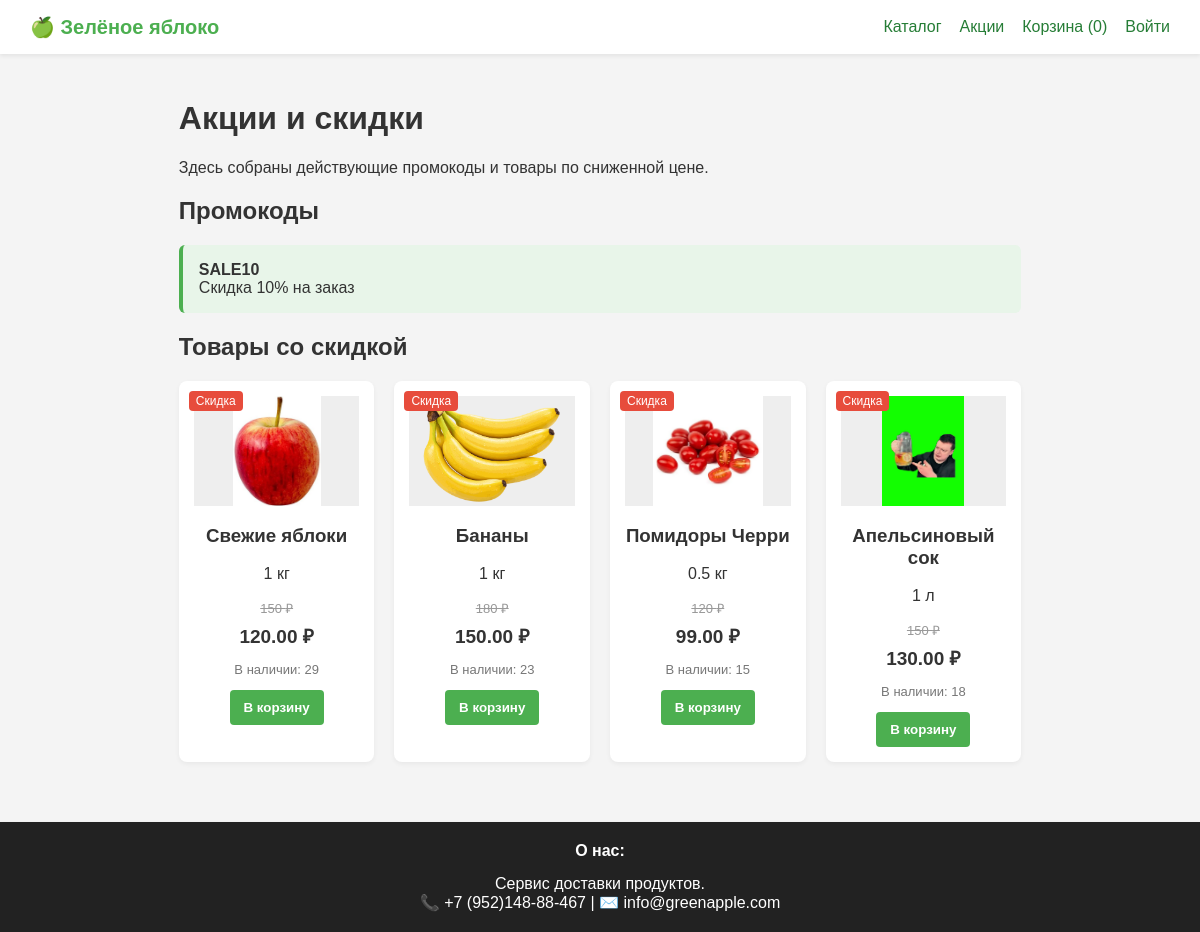
The app's page /sales with its own data.
### database.py (models this page shows)
class PromoCode(Base):
    __tablename__ = "promo_codes"
    id = Column(Integer, primary_key=True)
    code = Column(String(50), unique=True, nullable=False)
    discount_percent = Column(Integer, default=0)
    is_active = Column(Boolean, default=True)
    start_date = Column(DateTime)
    end_date = Column(DateTime)

class Product(Base):
    __tablename__ = "products"
    id = Column(Integer, primary_key=True)
    category_id = Column(Integer, ForeignKey("categories.id"))
    name = Column(String(150), nullable=False)
    description = Column(Text)
    price = Column(Float, nullable=False)
    old_price = Column(Float)
    weight = Column(String(50))
    image = Column(String(255))
    stock = Column(Integer, default=0)
    is_active = Column(Boolean, default=True)

### main.py (the view)
@app.get("/sales", response_class=HTMLResponse)
def sales_page(request: Request):
    db = SessionLocal()
    try:
        user = get_current_user(request, db)
        rows = cart_rows(request, db, user)
        promos = db.query(PromoCode).filter_by(is_active=True).all()
        discounted_products = db.query(Product).filter(
            Product.is_active == True,
            Product.old_price.isnot(None),
            Product.old_price > Product.price
        ).order_by(Product.id).all()
        return render(request, "sales.html", {
            "user": user, "cart_count": cart_count(rows), "promos": promos,
            "products": discounted_products
        })
    finally:
        db.close()

### templates/sales.html
<!DOCTYPE html>
<html lang="ru">
<head><meta charset="UTF-8"><meta name="viewport" content="width=device-width, initial-scale=1"><title>Акции — Зелёное яблоко</title><link rel="stylesheet" href="/static/css/style.css"></head>
<body>
<header><a class="logo" href="/">🍏 Зелёное яблоко</a><nav><a href="/">Каталог</a><a href="/sales">Акции</a><a href="/cart">Корзина ({{ cart_count }})</a>{% if user %}<a href="/orders">Мои заказы</a>{% if user.role == 'admin' %}<a href="/admin">Админ</a>{% endif %}<a href="/logout">Выйти</a>{% else %}<a href="/login">Войти</a>{% endif %}</nav></header>
<main class="container"><h1>Акции и скидки</h1><p>Здесь собраны действующие промокоды и товары по сниженной цене.</p>
<h2>Промокоды</h2><div class="promo-block">{% for promo in promos %}<div class="promo-card"><b>{{ promo.code }}</b><br>Скидка {{ promo.discount_percent }}% на заказ</div>{% else %}<div class="promo-card">Сейчас нет активных промокодов.</div>{% endfor %}</div>
<h2>Товары со скидкой</h2><div class="grid">{% for p in products %}<article class="card"><span class="badge">Скидка</span><div class="img-plug">{% if p.image %}<img src="/static/{{ p.image }}" alt="{{ p.name }}" onerror="this.style.display='none'">{% else %}🍏{% endif %}</div><h3>{{ p.name }}</h3><p>{{ p.weight or '' }}</p><div><span class="old-price">{{ '%.0f'|format(p.old_price) }} ₽</span></div><div class="price">{{ '%.2f'|format(p.price) }} ₽</div><p class="stock">{% if p.stock > 0 %}В наличии: {{ p.stock }}{% else %}Нет в наличии{% endif %}</p><form method="post" action="/cart/add/{{ p.id }}"><button class="btn" {% if p.stock <= 0 %}disabled{% endif %}>В корзину</button></form></article>{% else %}<p>Пока нет товаров со скидкой.</p>{% endfor %}</div></main>
<footer><b>О нас:</b> Сервис доставки продуктов.<br>📞 +7 (952)148-88-467 | ✉️ info@greenapple.com</footer></body></html>

### static/css/style.css (style rules this page uses)
* { box-sizing:border-box }
html,body { min-height:100%; }
body { font-family:Arial,sans-serif;margin:0;background:#f4f4f4;color:#333;min-height:100vh;display:flex;flex-direction:column }
main { flex:1 0 auto }
header,footer { background:#fff;padding:15px 30px;display:flex;justify-content:space-between;align-items:center;gap:15px;box-shadow:0 2px 4px #00000012 }
header nav { display:flex;gap:18px;flex-wrap:wrap }
a { color:#267d36;text-decoration:none }
.logo { font-size:20px;font-weight:bold;color:#4caf50 }
.container { max-width:1000px;margin:25px auto;padding:0 15px }
.promo-block { display:flex;gap:15px;margin:20px 0;flex-wrap:wrap }
.promo-card { flex:1;min-width:220px;background:#e8f5e9;padding:16px;border-radius:6px;border-left:4px solid #4caf50 }
.grid { display:flex;flex-wrap:wrap;gap:20px;margin:20px 0 35px }
.card { background:#fff;border-radius:8px;padding:15px;width:calc(25% - 15px);min-width:190px;box-shadow:0 2px 5px #0000000d;position:relative;text-align:center }
.img-plug { height:110px;background:#eee;margin-bottom:10px;display:flex;align-items:center;justify-content:center;color:#888;font-size:28px }
.img-plug img { max-width:100%;max-height:100%;object-fit:contain }
.badge { position:absolute;top:10px;left:10px;background:#e74c3c;color:white;padding:3px 7px;font-size:12px;border-radius:4px }
.old-price { text-decoration:line-through;color:#999;font-size:13px }
.price { font-size:19px;font-weight:bold;margin:6px 0 }
.stock { font-size:13px;color:#777 }
.btn { background:#4caf50;color:white;border:0;padding:10px 14px;border-radius:4px;cursor:pointer;font-weight:bold }
footer { background:#222;color:white;flex-direction:column;text-align:center;margin-top:auto;flex-shrink:0;padding:20px 30px }

### records on screen
PromoCode: code "SALE10", discount_percent "10"
Product: image (picture), name "Свежие яблоки", weight "1 кг", old_price "150", price "120.00", stock "29"
Product: image (picture), name "Бананы", weight "1 кг", old_price "180", price "150.00", stock "23"
Product: image (picture), name "Помидоры Черри", weight "0.5 кг", old_price "120", price "99.00", stock "15"
Product: image (picture), name "Апельсиновый сок", weight "1 л", old_price "150", price "130.00", stock "18"

### other values on screen
{{ cart_count }} "0"
